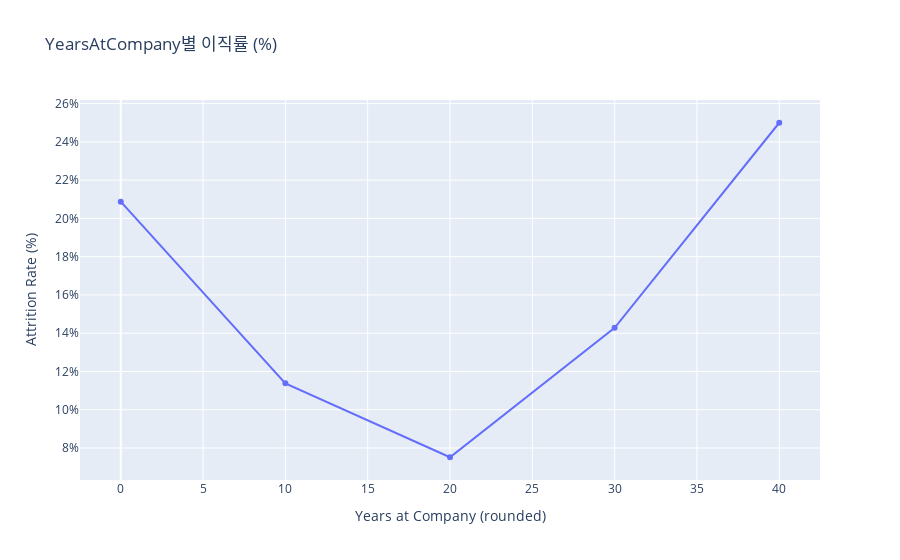

Write notebook code for a chart like this one.
### Code cell
import pandas as pd
import plotly.express as px

df_years = data.copy()
df_years['YearsAtCompany'] = round(df_years['YearsAtCompany'], -1)  # 0, 5, 10, ...


total_counts = df_years.groupby('YearsAtCompany').size().reset_index(name='Total')
yes_counts = df_years[df_years['Attrition'] == 'Yes'].groupby('YearsAtCompany').size().reset_index(name='Yes')


merge = pd.merge(total_counts, yes_counts, on='YearsAtCompany', how='left').fillna(0)
merge['Attrition_Rate'] = (merge['Yes'] / merge['Total']) * 100

fig = px.line(
    merge,
    x='YearsAtCompany',
    y='Attrition_Rate',
    markers=True,
    title='YearsAtCompany별 이직률 (%)',
    labels={'Attrition_Rate': 'Attrition Rate (%)'}
)
fig.update_traces(text=merge['Attrition_Rate'].round(1), textposition="top center")
fig.update_layout(yaxis_ticksuffix="%", xaxis_title="Years at Company (rounded)", yaxis_title="Attrition Rate (%)")
fig.show()

### Figure 1 — Plotly figure (JSON) as saved in the notebook; plotly's stock layout.template omitted (floating-point values rounded to 4 significant figures)
{"data": [{"hovertemplate": "YearsAtCompany=%{x}<br>Attrition Rate (%)=%{y}<extra></extra>", "legendgroup": "", "line": {"color": "#636efa", "dash": "solid"}, "marker": {"symbol": "circle"}, "mode": "lines+markers", "name": "", "orientation": "v", "showlegend": false, "text": [20.9, 11.4, 7.5, 14.3, 25.0], "textposition": "top center", "type": "scatter", "x": [0, 10, 20, 30, 40], "xaxis": "x", "y": [20.88, 11.38, 7.519, 14.29, 25.0], "yaxis": "y"}], "layout": {"legend": {"tracegroupgap": 0}, "title": {"text": "YearsAtCompany별 이직률 (%)"}, "xaxis": {"anchor": "y", "domain": [0, 1], "title": {"text": "Years at Company (rounded)"}}, "yaxis": {"anchor": "x", "domain": [0, 1], "ticksuffix": "%", "title": {"text": "Attrition Rate (%)"}}}}
